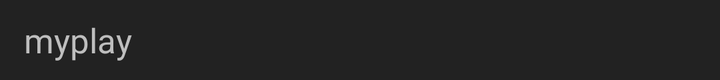
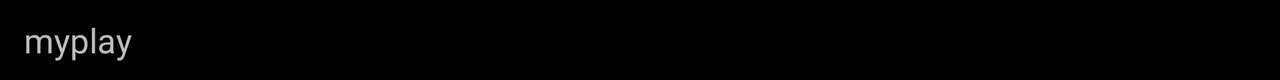

First picture: res/layout/ on a phone held upright. Second picture: the repository's own variant of that layout, on a device whose configuration matches the variant's folder. Source for both follows.
<!-- AndroidManifest.xml: application theme android:Theme.Black.NoTitleBar -->
<!-- res/layout/activity_main.xml -->
<RelativeLayout xmlns:android="http://schemas.android.com/apk/res/android"
   android:id="@+id/mode_bar"
		android:layout_width="match_parent" android:layout_height="40dip"
		android:background="#ff222222" android:orientation="horizontal"
		
		>
		<Button
		    android:id="@+id/btn_back"
		    android:layout_width="wrap_content"
		    android:layout_height="wrap_content"
		    android:layout_centerVertical="true"
		    android:layout_marginLeft="7dp"
		  android:background="@drawable/ic_launcher"
		    />
		<TextView android:id="@+id/back_text" android:layout_width="wrap_content"
			android:layout_height="wrap_content"
			android:layout_toRightOf="@+id/btn_back"
			android:layout_marginLeft="5dp"
			android:text="@string/name"
			android:layout_centerVertical="true"
			android:textSize="17sp" />
		<ImageButton
		    android:id="@+id/min_button3"
		    android:layout_width="wrap_content"
		    android:layout_height="wrap_content"
		    android:layout_alignParentRight="true"
		    android:layout_centerVertical="true"
		    android:layout_marginRight="17dp"
		    android:background="@drawable/searce"
		    />
</RelativeLayout>
<!-- resources referenced by this layout -->
<resources>
  <string name="name">myplay</string>
</resources>
<!-- res/layout-land/activity_main.xml (the repository's variant of the layout above) -->
<!-- drawn on the phone turned sideways -->
<RelativeLayout xmlns:android="http://schemas.android.com/apk/res/android"
   android:id="@+id/mode_bar"
		android:layout_width="match_parent" android:layout_height="40dip"
		android:background="@android:color/black" android:orientation="horizontal">
		<Button
		    android:id="@+id/btn_back"
		    android:layout_width="wrap_content"
		    android:layout_height="wrap_content"
		    android:layout_centerVertical="true"
		    android:layout_marginLeft="7dp"
		  android:background="@drawable/ic_launcher"
		    />
		<TextView android:id="@+id/back_text" android:layout_width="wrap_content"
			android:layout_height="wrap_content"
			android:layout_toRightOf="@+id/btn_back"
			android:layout_marginLeft="5dp"
			android:text="@string/name"
			android:layout_centerVertical="true"
			android:textSize="17sp" />
		<ImageButton
		    android:id="@+id/min_button3"
		    android:layout_width="wrap_content"
		    android:layout_height="wrap_content"
		    android:layout_alignParentRight="true"
		    android:layout_centerVertical="true"
		    android:layout_marginRight="17dp"
		    android:background="@drawable/searce"
		    />
		<ImageView
		    android:layout_width="wrap_content"
		    android:layout_height="wrap_content"
		    android:layout_alignParentBottom="true"
		    android:layout_alignRight="@+id/btn_back"
		    />

</RelativeLayout>
